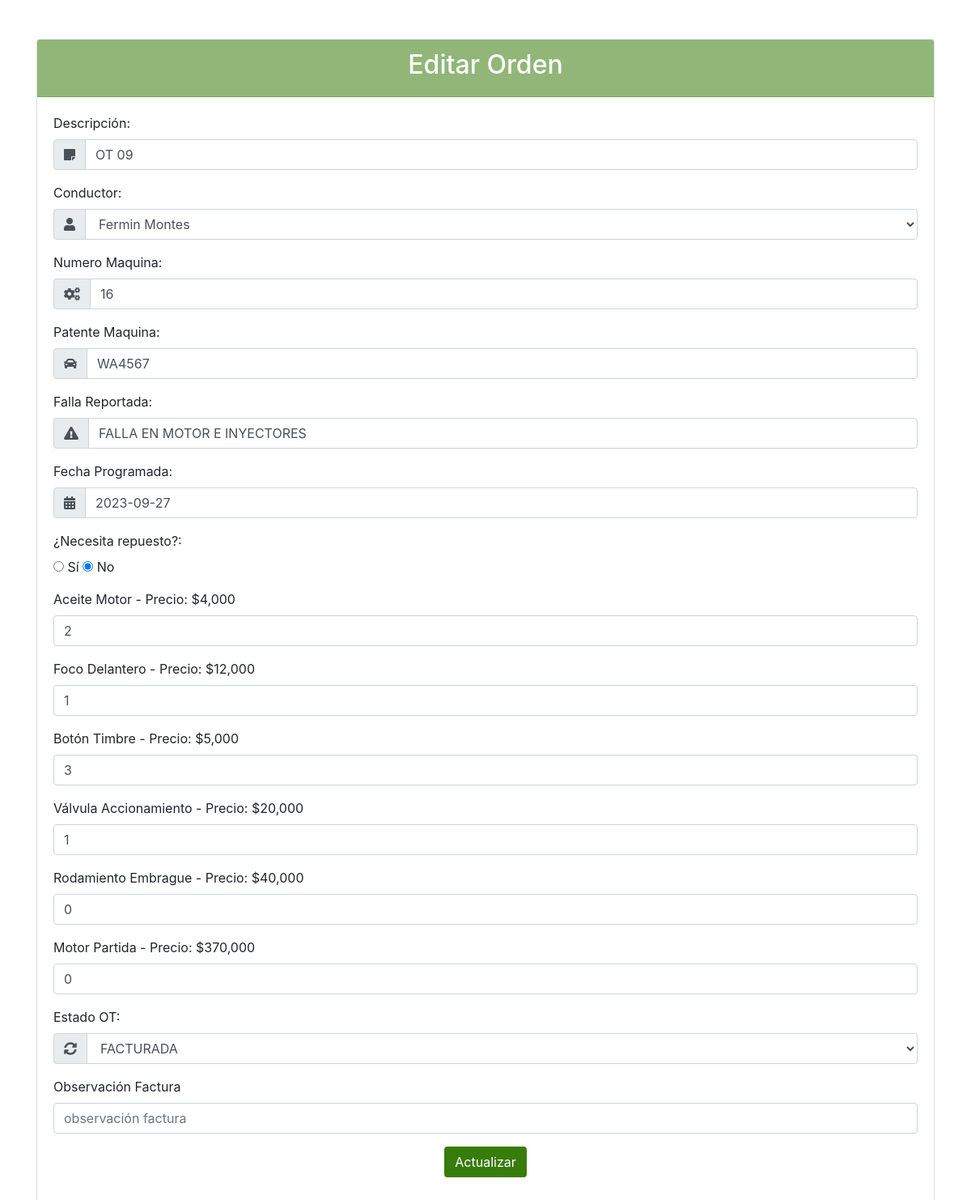
/editar_orden/21, run on an earlier commit of the app's database.
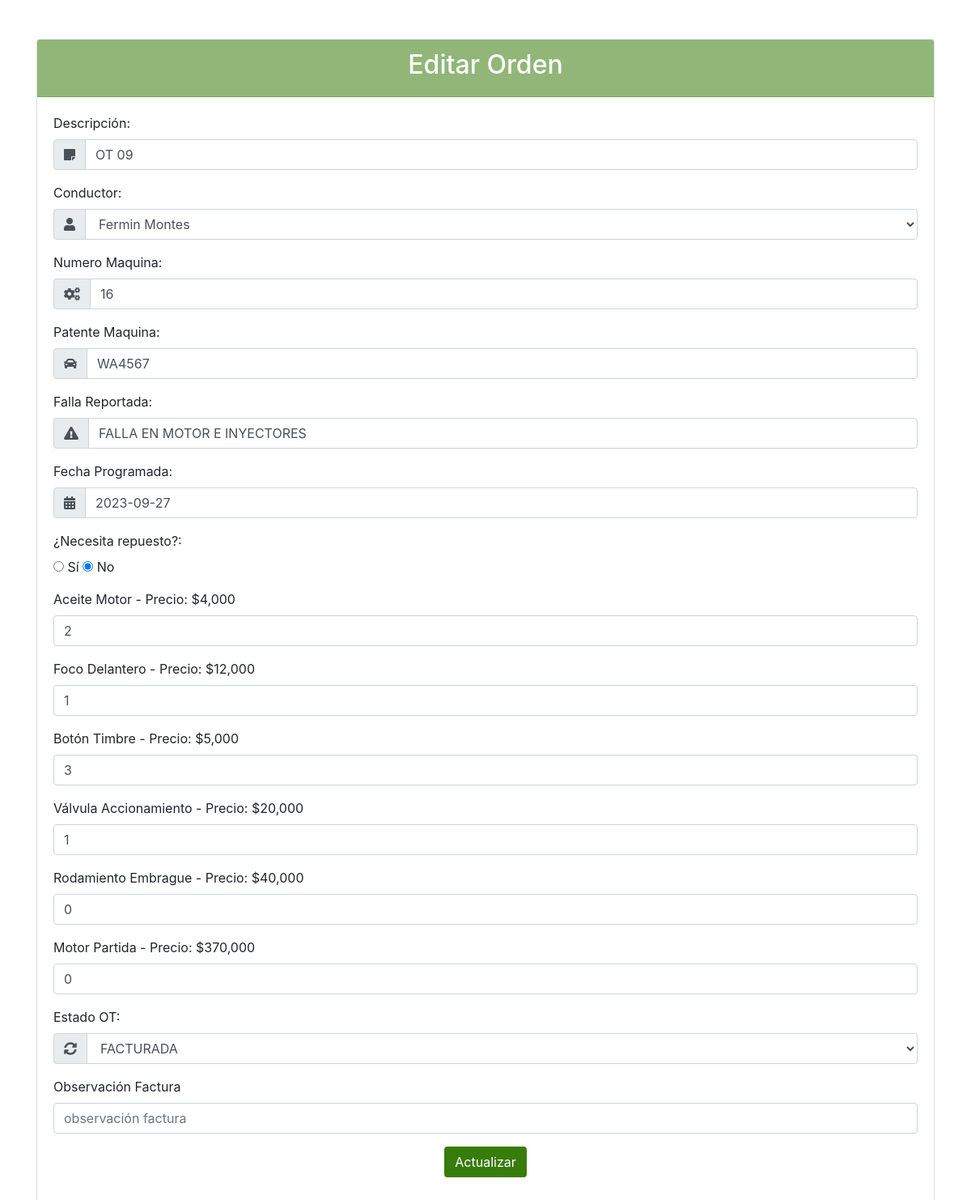
And on a later commit of the database.
### tables this page shows
CREATE TABLE orders (
                id INTEGER PRIMARY KEY AUTOINCREMENT,
                descripcion TEXT NOT NULL,
                conductor TEXT NOT NULL,
                numero_maquina TEXT NOT NULL,
                patente_maquina TEXT NOT NULL,
                falla_reportada TEXT NOT NULL,
                fecha_entrega_programada TEXT NOT NULL,
                necesita_repuestos INTEGER NOT NULL,
                estado_ot TEXT NOT NULL
            , repuestos TEXT);

### app.py (the view, shortened to what this page needs)
@app.route('/editar_orden/<int:id>', methods=['GET', 'POST'])
def editar_orden(id):
    db = get_db_connection()  # <-- Aquí está el cambio
    cursor = db.cursor()
    cursor.execute('SELECT * FROM orders WHERE id = ?', (id,))
    orden = cursor.fetchone()
    repuestos_data = json.loads(orden['repuestos'] or '{}')
    if not orden:
        flash('La orden no existe', 'error')
        return redirect(url_for('listar_ordenes'))  # Asumiendo que tienes una función que muestra la lista de órdenes
    return render_template('editar_orden.html', orden=orden, repuestos=repuestos_data)

### app.py (called while the page is built)
def get_db_connection():
    conn = sqlite3.connect('database.db')
    conn.row_factory = sqlite3.Row
    return conn

### templates/editar_orden.html (shortened to what the changed rows need)
<!DOCTYPE html>
<html lang="en">
<head>
    <link href="https://maxcdn.bootstrapcdn.com/bootstrap/4.5.2/css/bootstrap.min.css" rel="stylesheet">
    <link rel="stylesheet" href="https://cdnjs.cloudflare.com/ajax/libs/font-awesome/5.15.3/css/all.min.css">
</head>
<body>
    <div class="container mt-5">
        <div class="card">
                        <div class="card-header text-center" style="background-color: #387c0b8d; color: #ffffff;">
                            <h2>Editar Orden</h2>
                        </div>
            <div class="card-body">
        <form action="{{ url_for('editar_orden', id=orden.id) }}" method="post">
            <div class="form-group">
                <div class="input-group">
                    <div class="input-group-prepend">
                        <span class="input-group-text"><i class="fas fa-sticky-note"></i></span>
                    </div>
                    <input type="text" name="descripcion" class="form-control" value="{{ orden[1] }}" required>
                </div>
            </div>
            <div class="form-group">
                <div class="input-group">
                    <div class="input-group-prepend">
                        <span class="input-group-text"><i class="fas fa-user"></i></span>
                    </div>
                    <select name="conductor" class="form-control" required>
                        <option value="fermin" {% if orden[2] == 'fermin' %}selected{% endif %}>Fermin Montes</option>
                    </select>
                </div>
            </div>
            <div class="form-group">
                <div class="input-group">
                    <div class="input-group-prepend">
                        <span class="input-group-text"><i class="fas fa-cogs"></i></span>
                    </div>
                    <input type="text" name="numero_maquina" class="form-control" value="{{ orden[3] }}" required>
                </div>
            </div>
            <div class="form-group">
                <div class="input-group">
                    <div class="input-group-prepend">
                        <span class="input-group-text"><i class="fas fa-car"></i></span>
                    </div>
                    <input type="text" name="patente_maquina" class="form-control" value="{{ orden[4] }}" required>
                </div>
            </div>
            <div class="form-group">
                <div class="input-group">
                    <div class="input-group-prepend">
                        <span class="input-group-text"><i class="fas fa-exclamation-triangle"></i></span>
                    </div>
                    <input type="text" name="falla_reportada" class="form-control" value="{{ orden[5] }}" required>
                </div>
            </div>
            <div class="form-group">
                <div class="input-group">
                    <div class="input-group-prepend">
                        <span class="input-group-text"><i class="fas fa-calendar-alt"></i></span>
                    </div>
                    <input type="text" name="fecha_entrega_programada" class="form-control" value="{{ orden[6] }}" required>
                </div>
            </div>
        </form>
    </div>
</div>
    </div>
</body>
</html>

What changed in the data, as far as the page shows it:
changed orders "OT 09": conductor (not shown) → "Fermin Montes"
Also different on the page:
form field conductor: "Fermin Montes" → (not shown)
